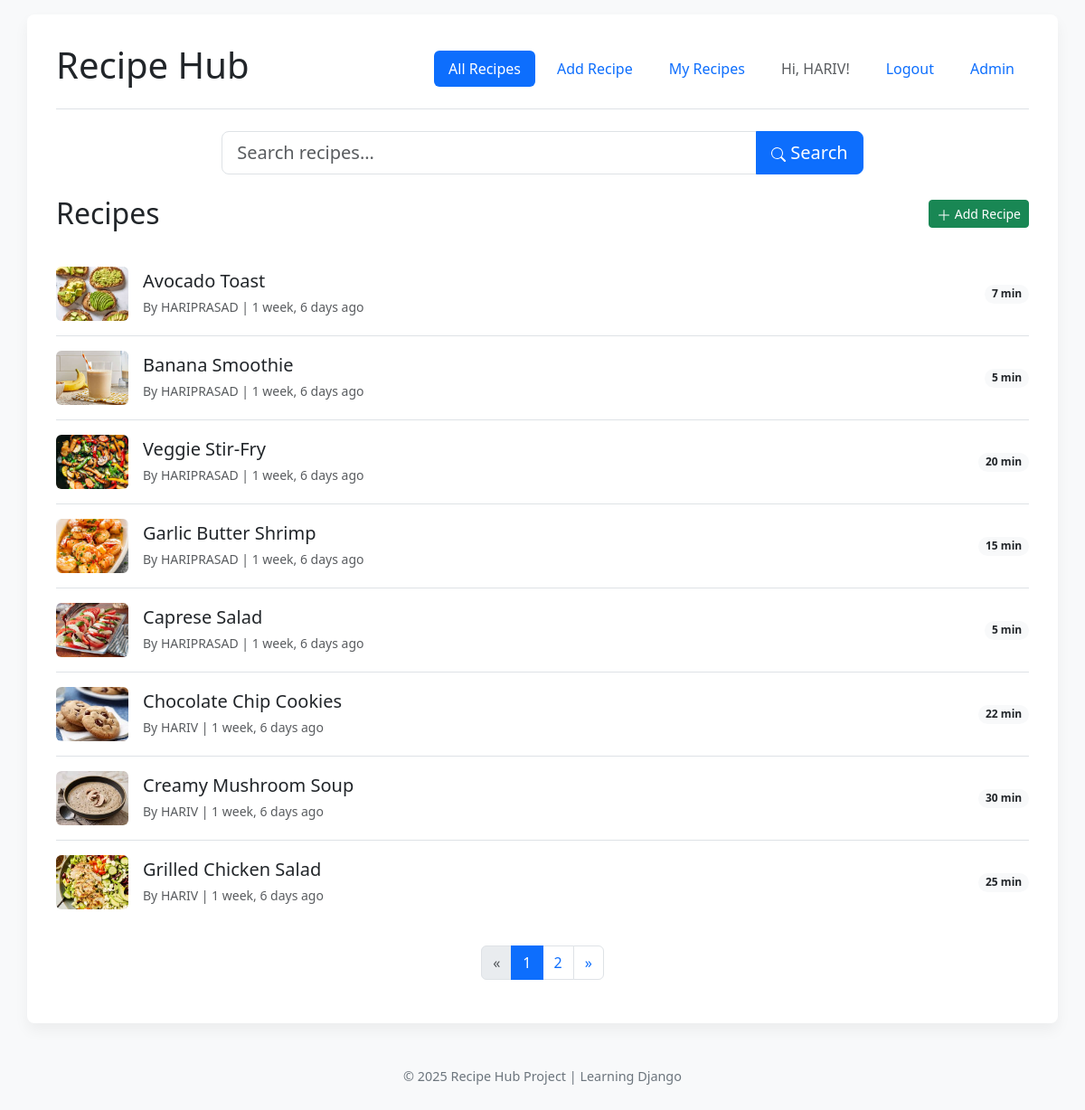
Page /recipes/ (signed in) on the committed database.
### recipes/models.py (models this page shows, shortened)
class Recipe(models.Model):
    title = models.CharField(max_length=200)
    description = models.TextField(blank=True, null=True)
    instructions = models.TextField()
    prep_time = models.PositiveIntegerField(help_text='Preparation time in minutes')
    cook_time = models.PositiveIntegerField(help_text='Cooking time in minutes')
    author = models.ForeignKey(User, on_delete=models.CASCADE)
    created_at = models.DateTimeField(default=timezone.now, editable=False)
    updated_at = models.DateTimeField(auto_now=True)
    image = models.ImageField(upload_to='recipe_images/', blank=True, null=True)
    ingredients = models.TextField(help_text='List ingredients, one per line or separated by commas')
    class Meta:
        ordering = ['-created_at']

### recipes/views.py (the view, shortened to what this page needs)
# urls.py: path('', RedirectView.as_view(url=reverse_lazy('recipes:recipe_list'), permanent=False), name='home'),
def recipe_list(request):
    all_recipes_list = Recipe.objects.all() # Base queryset
    search_query = request.GET.get('q')
    items_per_page = 8 # Increased items per page slightly
    paginator = Paginator(all_recipes_list, items_per_page)
    page_number = request.GET.get('page')
    try:
        recipes_page = paginator.page(page_number)
    except PageNotAnInteger:
        recipes_page = paginator.page(1) # Default to first page
    except EmptyPage:
        recipes_page = paginator.page(paginator.num_pages) # Default to last page
    context = {
        'recipes_page': recipes_page,
        'page_title': 'Recipes', # Simplified title
        'search_query': search_query,
    }
    return render(request, 'recipes/recipe_list.html', context)

### templates/recipes/recipe_list.html (shortened to what this page needs)
{% extends "base.html" %}
{% block content %}
    <div class="row mb-4">
        <div class="col-lg-8 offset-lg-2">
            <form method="get" action="{% url 'recipes:recipe_list' %}">
                <div class="input-group input-group-lg">
                    <input type="search" class="form-control" name="q" placeholder="Search recipes..." value="{{ search_query|default:'' }}" aria-label="Search recipes">
                    <button class="btn btn-primary" type="submit">
                        Search
                    </button>
                </div>
            </form>
        </div>
    </div>
    <div class="d-flex justify-content-between align-items-center mb-4">
        {% if search_query %}
            <h2 class="mb-0">Search Results <span class="text-muted fw-light fs-5">for "{{ search_query }}"</span></h2>
        {% else %}
            <h2 class="mb-0">{{ page_title|default:"All Recipes" }}</h2>
        {% endif %}
         {% if user.is_authenticated %}
            <a href="{% url 'recipes:add_recipe' %}" class="btn btn-sm btn-success">
                <svg xmlns="http://www.w3.org/2000/svg" width="16" height="16" fill="currentColor" class="bi bi-plus-lg" viewBox="0 0 16 16"><path fill-rule="evenodd" d="M8 2a.5.5 0 0 1 .5.5v5h5a.5.5 0 0 1 0 1h-5v5a.5.5 0 0 1-1 0v-5h-5a.5.5 0 0 1 0-1h5v-5A.5.5 0 0 1 8 2Z"/></svg>
                Add Recipe
            </a>
         {% endif %}
    </div>
    {% if recipes_page.object_list %}
        <div class="list-group list-group-flush mb-4">
            {% for recipe in recipes_page.object_list %}
                <a href="{% url 'recipes:recipe_detail' pk=recipe.pk %}" class="list-group-item list-group-item-action d-flex justify-content-between align-items-center px-0 py-3">
                    <div class="d-flex align-items-center">
                         {% if recipe.image %}
                            <img src="{{ recipe.image.url }}" alt="{{ recipe.title }}" class="rounded me-3" style="width: 80px; height: 60px; object-fit: cover;">
                         {% endif %}
                        <div>
                            <h5 class="mb-1">{{ recipe.title }}</h5>
                            <small class="text-muted">By {{ recipe.author.username }} | {{ recipe.created_at|timesince }} ago</small>
                        </div>
                    </div>
                    <span class="badge bg-light text-dark rounded-pill ms-3">{{ recipe.prep_time|add:recipe.cook_time }} min</span>
                </a>
            {% endfor %}
        </div>
        {% include "_pagination.html" with page_obj=recipes_page search_query=search_query %}
    {% endif %}
{% endblock %}

### templates/base.html (shortened to what this page needs)
<!DOCTYPE html>
{% load static %}
<html lang="en">
<head>
    <link href="https://cdn.jsdelivr.net/npm/bootstrap@5.3.2/dist/css/bootstrap.min.css" rel="stylesheet">
</head>
<body>
    <div class="container">
        <header class="mb-4 border-bottom pb-3">
            <div class="d-flex flex-column flex-md-row justify-content-between align-items-center">
                <h1><a href="{% url 'home' %}" class="text-dark text-decoration-none mb-2 mb-md-0">Recipe Hub</a></h1>
                <nav class="nav nav-pills flex-wrap justify-content-center">
                    <a class="nav-link {% if request.resolver_match.view_name == 'recipes:recipe_list' or request.resolver_match.view_name == 'home' %}active{% endif %}" href="{% url 'recipes:recipe_list' %}">All Recipes</a>
                    {% if user.is_authenticated %}
                        <a class="nav-link {% if request.resolver_match.url_name == 'add_recipe' %}active{% endif %}" href="{% url 'recipes:add_recipe' %}">Add Recipe</a>
                        <a class="nav-link {% if request.resolver_match.url_name == 'my_recipes' %}active{% endif %}" href="{% url 'recipes:my_recipes' %}">My Recipes</a>
                        <span class="nav-link disabled">Hi, {{ user.get_short_name|default:user.username }}!</span>
                        <form id="logout-form" method="post" action="{% url 'logout' %}" class="d-inline">
                            <button type="submit" class="nav-link btn btn-link" style="vertical-align: baseline;">Logout</button>
                        </form>
                    {% else %}
                        <a class="nav-link {% if request.resolver_match.view_name == 'login' %}active{% endif %}" href="{% url 'login' %}">Login</a>
                        <a class="nav-link {% if request.resolver_match.view_name == 'signup' %}active{% endif %}" href="{% url 'signup' %}">Register</a>
                    {% endif %}
                     <a class="nav-link" href="{% url 'admin:index' %}">Admin</a>
                </nav>
            </div>
        </header>
        <main>
            {% block content %}{% endblock %}
        </main>
    </div>
    <footer>
        <p>© {% now "Y" %} Recipe Hub Project | Learning Django</p>
    </footer>
</body>
</html>

### templates/base.html (style rules this page uses)
body { padding-top: 1rem; padding-bottom: 1rem; min-height: 100vh; display: flex; flex-direction: column; background-color: #f8f9fa; }
.container { flex: 1; background-color: #ffffff; padding: 2rem; border-radius: 0.5rem; box-shadow: 0 0.5rem 1rem rgba(0,0,0,.05); }
footer { margin-top: 2rem; text-align: center; font-size: 0.9em; color: #6c757d; padding: 1rem 0; }
#logout-form .btn-link { color: var(--bs-nav-link-color); padding: var(--bs-nav-link-padding-y) var(--bs-nav-link-padding-x); text-decoration: none; }
.nav-pills { gap: 0.5rem; }
header h1 a { transition: color 0.2s ease-in-out; }

### rows in the picture
Recipe: image (picture), title "Avocado Toast", author.username "HARIPRASAD", created_at "1 week, 6 days", prep_time|add "7"
Recipe: image (picture), title "Banana Smoothie", author.username "HARIPRASAD", created_at "1 week, 6 days", prep_time|add "5"
Recipe: image (picture), title "Veggie Stir-Fry", author.username "HARIPRASAD", created_at "1 week, 6 days", prep_time|add "20"
Recipe: image (picture), title "Garlic Butter Shrimp", author.username "HARIPRASAD", created_at "1 week, 6 days", prep_time|add "15"
Recipe: image (picture), title "Caprese Salad", author.username "HARIPRASAD", created_at "1 week, 6 days", prep_time|add "5"
Recipe: image (picture), title "Chocolate Chip Cookies", author.username "HARIV", created_at "1 week, 6 days", prep_time|add "22"
Recipe: image (picture), title "Creamy Mushroom Soup", author.username "HARIV", created_at "1 week, 6 days", prep_time|add "30"
Recipe: image (picture), title "Grilled Chicken Salad", author.username "HARIV", created_at "1 week, 6 days", prep_time|add "25"

### other values in the picture
{{ user.get_short_name|default:user.username }} "HARIV"
{{ page_title|default:"All Recipes" }} "Recipes"
{{ i }} "1"
{{ i }} "2"
